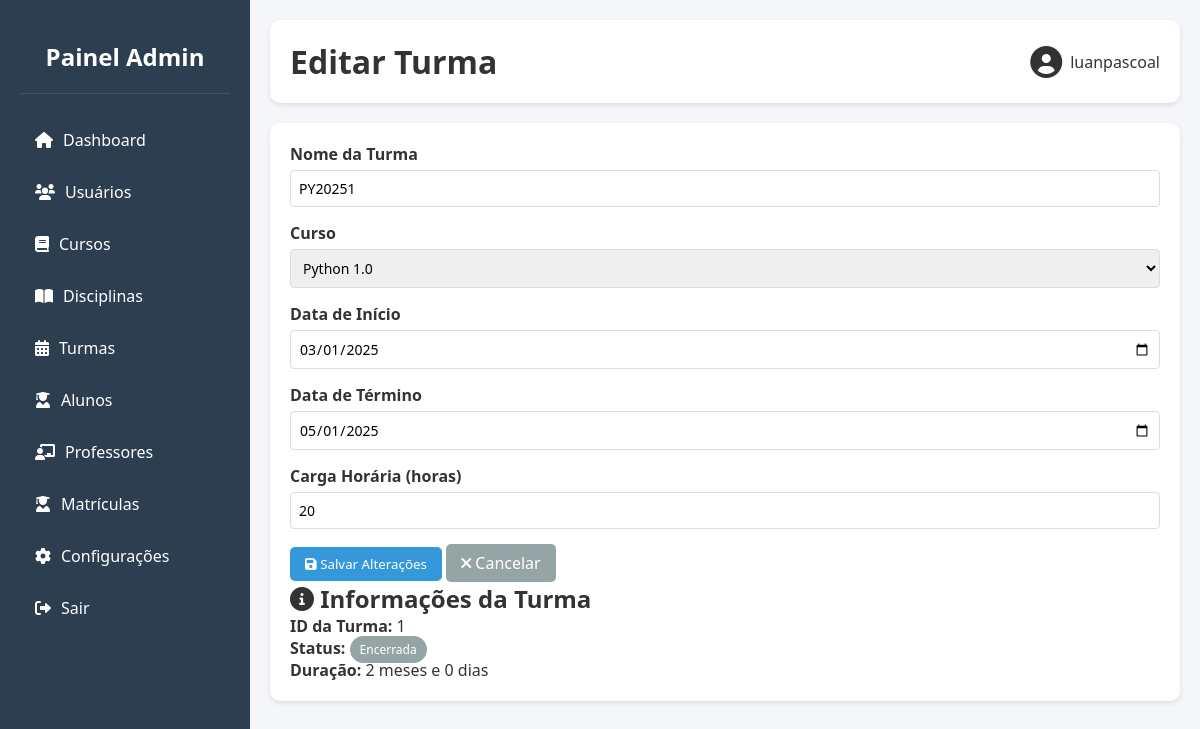
Page /dashboard/turmas/editar?id=1 (signed in) on the committed database.
### tables this page shows
CREATE TABLE `turma` (
  `id` int(11) NOT NULL,
  `nome` varchar(128) DEFAULT NULL,
  `data_inicio` timestamp NOT NULL DEFAULT current_timestamp(),
  `data_final` timestamp NOT NULL DEFAULT current_timestamp(),
  `carga_horaria` int(11) DEFAULT NULL,
  `id_curso` int(11) DEFAULT NULL
);

CREATE TABLE `curso` (
  `id` int(11) NOT NULL,
  `nome` varchar(128) DEFAULT NULL,
  `unidade` varchar(128) DEFAULT NULL,
  `duracao` varchar(16) DEFAULT NULL,
  `status` tinyint(1) DEFAULT 1,
  `data_criacao` timestamp NOT NULL DEFAULT current_timestamp(),
  `ultima_atualizacao` timestamp NOT NULL DEFAULT current_timestamp() ON UPDATE current_timestamp()
);

### dashboard/turmas/editar.php (the view, shortened to what this page needs)
<?php
include '../../database.php';
$id = $_GET['id'];
$stmt = $conn->prepare("SELECT * FROM TURMA WHERE id = ?");
$stmt->bind_param("i", $id);
$stmt->execute();
$result = $stmt->get_result();
$turma = $result->fetch_assoc();
$cursos = $conn->query("SELECT id, nome FROM CURSO WHERE status = 1 ORDER BY nome");
?>
<!DOCTYPE html>
<html lang="pt-BR">
<head>
    <link rel="stylesheet" href="https://cdnjs.cloudflare.com/ajax/libs/font-awesome/6.0.0/css/all.min.css">
    <link rel="stylesheet" href="../assets/css/style.css">
</head>
<body>
    <div class="dashboard">
        <?php include '../assets/layouts/sidebar.php'; ?>
        <div class="main-content">
            <div class="header">
                <h1>Editar Turma</h1>
                <div class="user-info">
                    <i class="fas fa-user-circle fa-2x"></i>
                    <span><?php echo htmlspecialchars($_SESSION['usuario']); ?></span>
                </div>
            </div>
            <div class="form-container">
                <form method="POST" class="form">
                    <div class="form-group">
                        <label for="nome">Nome da Turma</label>
                        <input type="text" id="nome" name="nome" value="<?php echo htmlspecialchars($turma['nome']); ?>" required>
                    </div>
                    <div class="form-group">
                        <label for="id_curso">Curso</label>
                        <select id="id_curso" name="id_curso" required>
                            <?php while($curso = $cursos->fetch_assoc()): ?>
                                <option value="<?php echo $curso['id']; ?>" <?php echo $turma['id_curso'] == $curso['id'] ? 'selected' : ''; ?>>
                                    <?php echo htmlspecialchars($curso['nome']); ?>
                                </option>
                            <?php endwhile; ?>
                        </select>
                    </div>
                    <div class="form-group">
                        <label for="data_inicio">Data de Início</label>
                        <input type="date" id="data_inicio" name="data_inicio" value="<?php echo date('Y-m-d', strtotime($turma['data_inicio'])); ?>" required>
                    </div>
                    <div class="form-group">
                        <label for="data_final">Data de Término</label>
                        <input type="date" id="data_final" name="data_final" value="<?php echo date('Y-m-d', strtotime($turma['data_final'])); ?>" required>
                    </div>
                    <div class="form-group">
                        <label for="carga_horaria">Carga Horária (horas)</label>
                        <input type="number" id="carga_horaria" name="carga_horaria" value="<?php echo htmlspecialchars($turma['carga_horaria']); ?>" required>
                    </div>
                    <div class="btn-container">
                        <button type="submit" class="btn btn-primary">
                            <i class="fas fa-save"></i> Salvar Alterações
                        </button>
                        <a href="./" class="btn btn-secondary">
                            <i class="fas fa-times"></i> Cancelar
                        </a>
                    </div>
                </form>
                <div class="info-card">
                    <h2><i class="fas fa-info-circle"></i> Informações da Turma</h2>
                    <div class="info-content">
                        <p><strong>ID da Turma:</strong> <?php echo htmlspecialchars($turma['id']); ?></p>
                        <p><strong>Status:</strong>
                            <span class="badge <?php echo strtotime($turma['data_final']) > time() ? 'badge-admin' : 'badge-user'; ?>">
                                <?php echo strtotime($turma['data_final']) > time() ? 'Em Andamento' : 'Encerrada'; ?>
                            </span>
                        </p>
                        <p><strong>Duração:</strong> <?php
                            $inicio = new DateTime($turma['data_inicio']);
                            $fim = new DateTime($turma['data_final']);
                            $duracao = $inicio->diff($fim);
                            echo $duracao->format('%m meses e %d dias');
                        ?></p>
                    </div>
                </div>
            </div>
        </div>
    </div>
</body>
</html>

### dashboard/assets/css/style.css (style rules this page uses)
* { margin: 0; padding: 0; box-sizing: border-box; font-family: 'Segoe UI', Tahoma, Geneva, Verdana, sans-serif; }
:root { --primary-color: #2c3e50; --secondary-color: #34495e; --accent-color: #3498db; --text-color: #333; --light-bg: #f5f6fa; --success-color: #2ecc71; --warning-color: #f1c40f; --danger-color: #e74c3c; }
body { background-color: var(--light-bg); color: var(--text-color); }
.dashboard { display: flex; min-height: 100vh; }
.main-content { flex: 1; padding: 20px; overflow-x: auto; }
.header { background-color: white; padding: 20px; border-radius: 10px; box-shadow: 0 2px 5px rgba(0,0,0,0.1); margin-bottom: 20px; display: flex; justify-content: space-between; align-items: center; flex-wrap: wrap; gap: 10px; }
.user-info { display: flex; align-items: center; }
.user-info i { margin-right: 8px; }
.btn { padding: 8px 15px; border: none; border-radius: 5px; cursor: pointer; color: white; text-decoration: none; display: inline-block; text-align: center; }
.btn-primary { background-color: var(--accent-color); }
.btn-secondary { background-color: #95a5a6; }
.badge { padding: 5px 10px; border-radius: 15px; font-size: 12px; }
.badge-user { background: #95a5a6; color: white; }
.form-container { background-color: white; padding: 20px; border-radius: 10px; box-shadow: 0 2px 5px rgba(0,0,0,0.1); }
.form-group { margin-bottom: 15px; }
.form-group label { display: block; margin-bottom: 5px; font-weight: bold; }
.form-group input, .form-group select { width: 100%; padding: 8px; border: 1px solid #ddd; border-radius: 4px; font-size: 14px; }

### rows in the picture
turma: nome "PY20251", id_curso "Python 1.0", data_inicio "03/01/2025", data_final "05/01/2025", carga_horaria "20", id "1", $duracao->format('%m meses e %d dias') "2 meses e 0 dias"

### other values in the picture
$_SESSION['usuario'] "luanpascoal"
